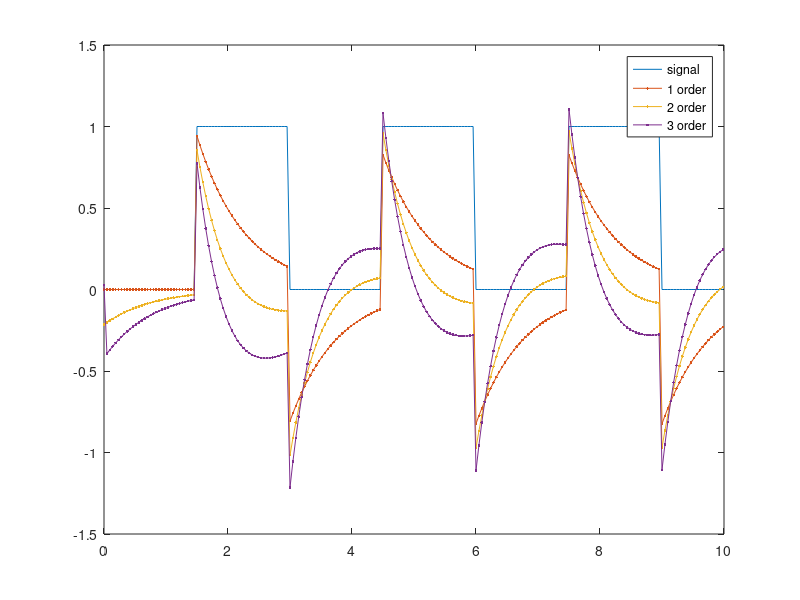

The MATLAB script that drew this image:
clear; close all; clc;

[u,t] = gensig("square", 3, 10);
y1 = zeros(1, length(t));
y2 = zeros(1, length(t));
y3 = zeros(1, length(t));
fc = 10;
ts = 0.001;

alpha = 1 / (2 * pi * fc * ts + 1);

u_k1 = 0;
y_k1 = 0;

for i = 1:length(t)
    y1(i) = alpha * (u(i) - u_k1 + y_k1);
    u_k1 = u(i);
    y_k1 = y1(i);
end
for i = 1:length(t)
    y2(i) = alpha * (y1(i) - u_k1 + y_k1);
    u_k1 = y1(i);
    y_k1 = y2(i);
end
for i = 1:length(t)
    y3(i) = alpha * (y2(i) - u_k1 + y_k1);
    u_k1 = y1(i);
    y_k1 = y2(i);
end


plot(t, u, '-', ...
    t, y1, '.-', ...
    t, y2, '.-', ...
    t, y3, '.-');
legend("signal", "1 order", "2 order", "3 order")

